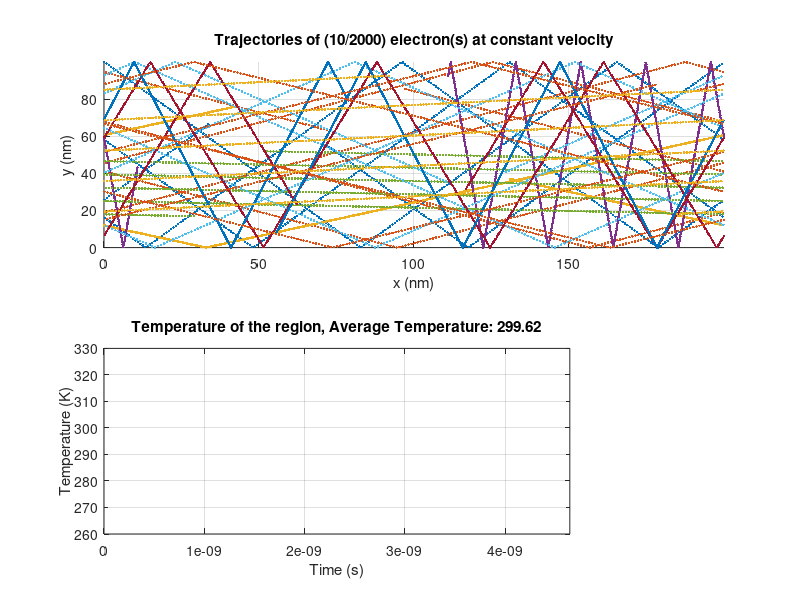

MATLAB code to generate this figure:
%{
% Author: Maharshi Gurjar
% ELEC 4700 - Modeling of Integrated Devices
% Assignment 1
%}
%%
clc; close all; clear;
set(0, 'DefaultFigureWindowStyle', 'docked')
%Define simulation envrionment and constants
M0 = 9.10938356e-31; %Rest mass of electron
Mass_n = 0.26*M0; %Effective mass of electron
T = 300; % Simulation envrionment temperature (K)
k = 1.38064852e-23; % Boltzmans constant
V_thermal = sqrt(2*k*T/Mass_n) %Thermal Veleocity
Height = 100e-9; % The height of the simulation environment
Length = 200e-9; % The lengthof the simulation environment
nElectrons = 2e3; % Total number of electrons to simulate
nPlotted_Electrons = 10; %Total number of electrons displayed 
Time_Step = Height/V_thermal/100; % Time step of simulation
Iterations = 1000; % Number of iternations to simulate
Show_Movie = 0; %Display steps control
% The mean free path is determined by multipling the thermal velocity 
... by the mean time between collisions: 
MFP = V_thermal * 0.2e-12 %Mean free path 
%Temperature will be recorded in the array below
Temperature = zeros(Iterations,1);
%Setting the top/bottom of the boxes specularity
Top_Specular = 1;
Bottom_Specular = 1;
%The state of the electron  (postion and velocity) is stored in a array
... where each index refers to [x-position y-position v-in-x v-in-y]
Electron_State = zeros(nElectrons,4);
%Generate a random inital population postion and velocity
for i = 1:nElectrons
   Electron_State(i,:) = [Length*rand() Height*rand() V_thermal*cos(rand()*2*pi) V_thermal*sin(rand()*2*pi)];
end
%%
%We will now move (iterate) over time, updating the positions and direction
...while plotting the state
for i = 1:Iterations
    %%
    %The line below updates the x,y position by moving it to a new position
    ... using its current position + the velocity*(time step)
    Electron_State(:,1:2) = Electron_State(:,1:2) + Time_Step.*Electron_State(:,3:4);
    
    %Checking boundary conditions using Matlab matrix equations 
    
    %Check if and move all electrons at X=200nm Bound:
    Electron_State((Electron_State(:,1)>Length),1) = Electron_State((Electron_State(:,1)>Length),1) - Length;
 
    %Check if and move all electrons at X=0nm Bound:
    Electron_State((Electron_State(:,1)<0),1) =Electron_State((Electron_State(:,1)<0),1) + Length;
    
    %Check (if) and move all electrons at Y Bounds and if specular or diffusive:
    if (Top_Specular == 1)
       Electron_State((Electron_State(:,2)>Height),4) = -1*Electron_State((Electron_State(:,2)>Height),4) ;
       Electron_State((Electron_State(:,2)>Height),2) = 2*Height - Electron_State((Electron_State(:,2)>Height),2);
    else
       Electron_State((Electron_State(:,2)>Height),4) = -random(Velocity_PDF);
       Electron_State((Electron_State(:,2)>Height),3) = random(Velocity_PDF);
    end
    if (Bottom_Specular == 1)
        Electron_State((Electron_State(:,2)<0),4) = -1*Electron_State((Electron_State(:,2)<0),4) ;
        Electron_State((Electron_State(:,2)<0),2) = -Electron_State((Electron_State(:,2)<0),2);
    else
       Electron_State((Electron_State(:,2)>Height),4) = random(Velocity_PDF);
       Electron_State((Electron_State(:,2)>Height),3) = random(Velocity_PDF);
    end
    % Store the electron trajecotires in two individual matrix
    for j = 1: nPlotted_Electrons
       Trajectories_x(i,j) = Electron_State(j,1); 
       Trajectories_y(i,j) = Electron_State(j,2);
    end
    %To calcuatle the themal energy, Maxwell's principle of equipartion 
    ... is used,  where the final equation then becomes;
    Temperature(i) = ( sum (Electron_State(:,3).^2) + sum(Electron_State(:,4).^2)) * Mass_n / k / 2 / nElectrons;

    %Shows the pathing of the electron, as well as the updating trajectory
    if Show_Movie && mod(i,50)
       figure(1)
       hold off;
       plot(Electron_State(1:nPlotted_Electrons,1)./1e-9,Electron_State(1:nPlotted_Electrons,2)./1e-9,'o');
       grid on;
       axis([0 Length/1e-9 0 Height/1e-9]);
       xlabel('x (nm)');
       ylabel('y (nm)');
       title(sprintf("Plotting (%d/%d) electron at constant velocity",nPlotted_Electrons,nElectrons));
       hold on;
    end
end
%%
figure("name","Trajectory, temperature and speed results results")
subplot(2,1,1)
hold on;
plot(Trajectories_x(:,1:nPlotted_Electrons)./1e-9, Trajectories_y(:,1:nPlotted_Electrons)./1e-9,'.');
hold off;
axis([0 Length/1e-9 0 Height/1e-9]);
xlabel('x (nm)');
ylabel('y (nm)');
grid on;
title(sprintf("Trajectories of (%d/%d) electron(s) at constant velocity",nPlotted_Electrons,nElectrons));

subplot(2,1,2)
plot(Time_Step*(0:Iterations-1), Temperature);
grid on;
xlim([0 Time_Step*Iterations])
title(sprintf("Temperature of the region, Average Temperature: %.2f",mean(Temperature)))
xlabel('Time (s)');
ylabel('Temperature (K)');
saveas(gcf,'Part_One_Simulation_Results.png')